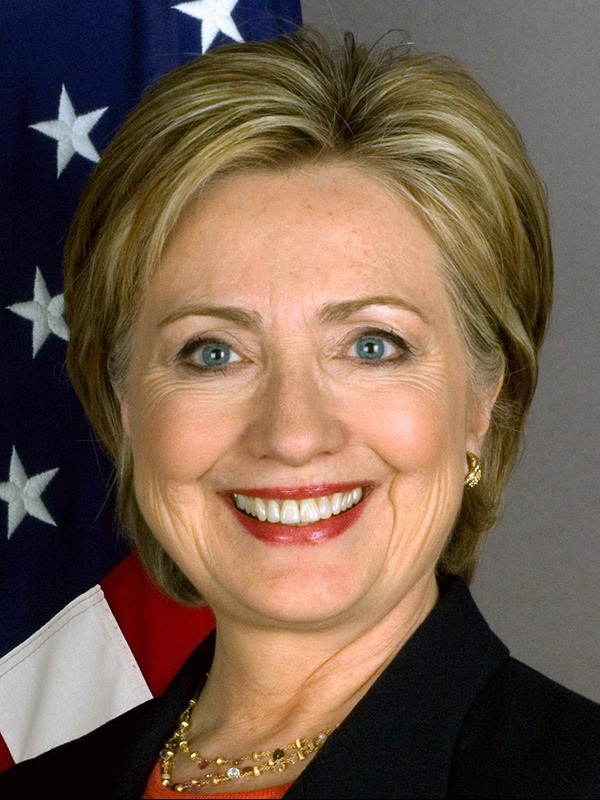
#> input picture Face_Morphing/Input/person_1.jpg, 600 x 800 px
$ python Face_Morphing.py
#> lines starting #> are read from the running program, lines starting #| are printed output that depends on the picture
import cv2
import numpy as np

person_1 = cv2.imread("Input/person_1.jpg")
#> person_1 is the input picture: shape (800, 600, 3); mean B, G, R 77.2, 93.4, 115.7
person_2 = cv2.imread("Input/person_2.jpg")
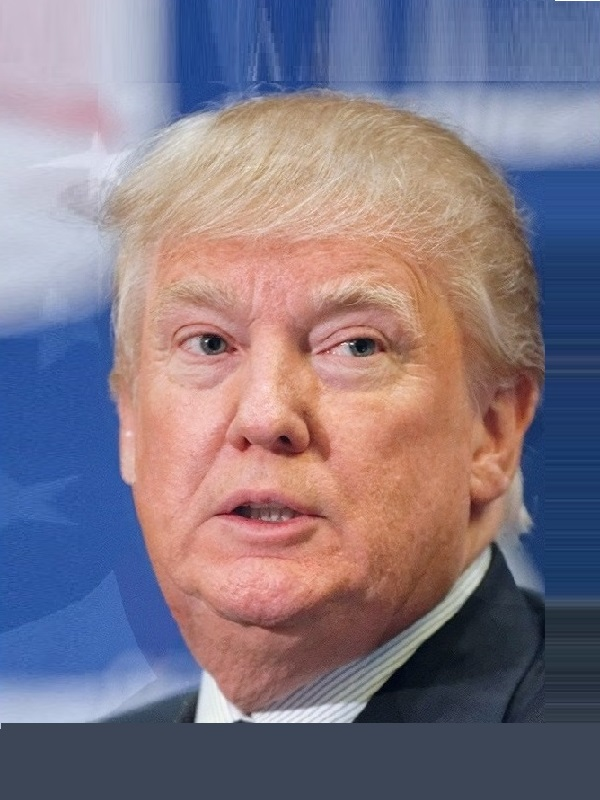
#> input picture Face_Morphing/Input/Person_2.jpg, 600 x 800 px, found by its file name
#> person_2 is the input picture: shape (800, 600, 3); mean B, G, R 132.7, 119.7, 131.1

# person_1=cv2.cvtColor(person_1,cv2.COLOR_BGR2GRAY)
# person_2=cv2.cvtColor(person_2,cv2.COLOR_BGR2GRAY)

resized_person_1 = cv2.resize(person_1, (person_2.shape[1], person_2.shape[0]))

resized_person_1 = resized_person_1.astype(np.float32)
person_2 = person_2.astype(np.float32)

morph_25_person_1 = (resized_person_1 * 0.25) + (person_2 * 0.75)
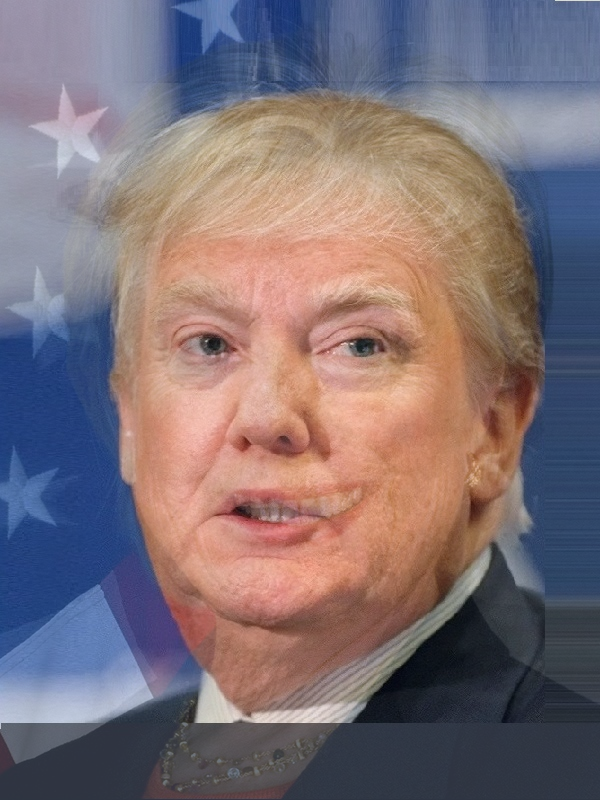
#> morph_25_person_1: shape (800, 600, 3) float32; mean B, G, R 118.8, 113.1, 127.2
morph_50_person_1 = (resized_person_1 * 0.5) + (person_2 * 0.5)
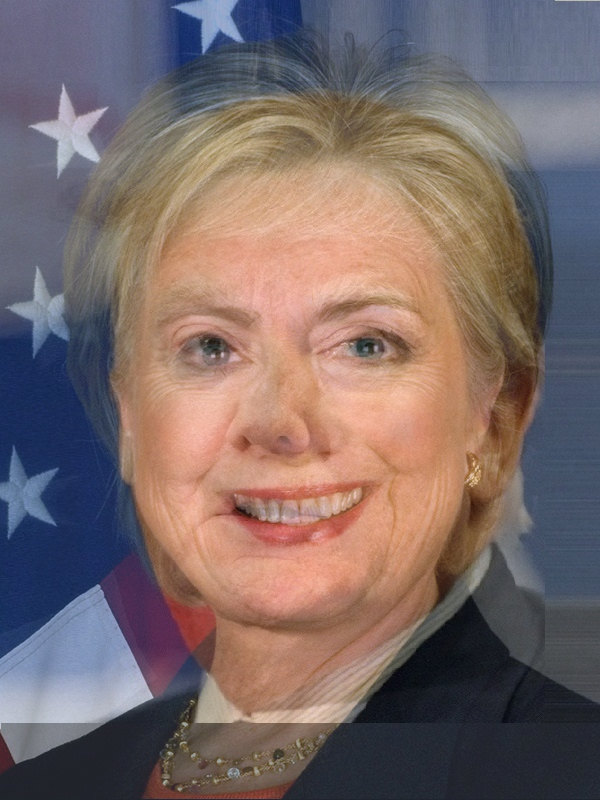
#> morph_50_person_1: shape (800, 600, 3) float32; mean B, G, R 105, 106.6, 123.4
morph_75_person_1 = (resized_person_1 * 0.75) + (person_2 * 0.25)
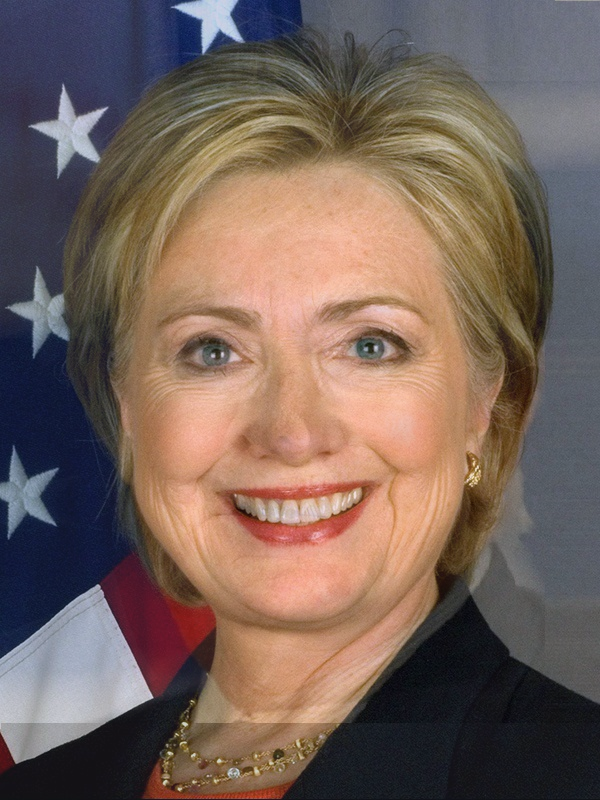
#> morph_75_person_1: shape (800, 600, 3) float32; mean B, G, R 91.1, 100, 119.5

morph_25_person_1 = morph_25_person_1.astype(np.uint8)
morph_50_person_1 = morph_50_person_1.astype(np.uint8)
morph_75_person_1 = morph_75_person_1.astype(np.uint8)


combined_image = np.concatenate(
    (person_1 ,morph_75_person_1 ,morph_50_person_1,morph_25_person_1, person_2),
    axis=1
)
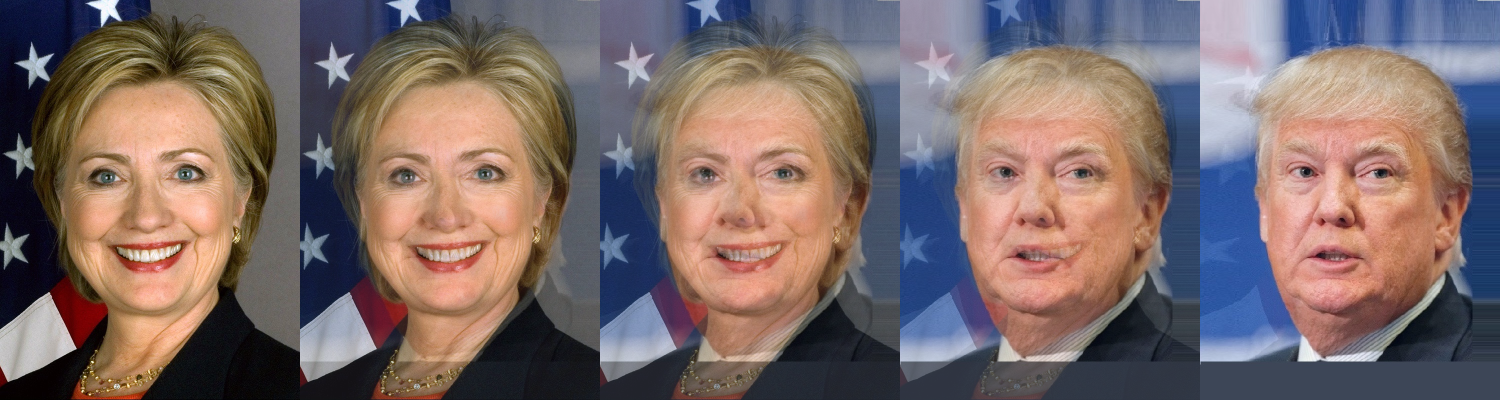
#> combined_image: shape (800, 3000, 3) float32 (shown at 1/2 size); mean B, G, R 104.6, 106.1, 123.3

cv2.imwrite("Output/combined_image.jpg", combined_image)
